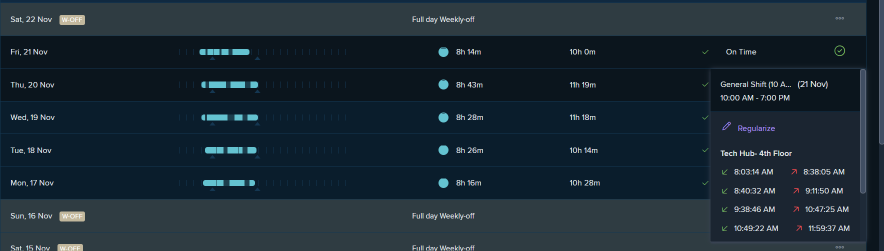
#> input picture python-desktop-app/example view.png, 1768 x 502 px (shown at 1/2 size)
$ python -i image_processor.py   (imports and definitions only)
#> lines starting #> are read from the running program, lines starting #| are printed output that depends on the picture
"""
Image Preprocessing for OCR
CLAHE, denoising, sharpening for better text extraction.

Three modes:
  - preprocess_image(): Full pipeline for scanned documents (CLAHE, denoise, sharpen)
  - preprocess_screenshot(): Engine-aware lightweight pipeline for screen captures
  - resize_if_needed(): Simple downscale guard
"""
import cv2
import numpy as np
from PIL import Image
import logging

logger = logging.getLogger(__name__)

SCREENSHOT_MAX_DIMENSION = 1920


# [70 lines left out: function preprocess_screenshot, not called in this run]


def preprocess_image(img_input, target_dpi=300):
    """
    Full preprocessing for scanned documents / photos.

    Steps: grayscale → CLAHE → denoise → sharpen → optional upscale.
    NOT recommended for screen captures — use preprocess_screenshot() instead.

    Args:
        img_input: PIL Image or numpy array
        target_dpi (int): Target DPI for upscaling

    Returns:
        numpy array: Preprocessed image
    """
#> called with target_dpi = 300
    try:
        if isinstance(img_input, Image.Image):
            img = np.array(img_input)
        else:
            img = img_input.copy()

        if len(img.shape) == 3:
            gray = cv2.cvtColor(img, cv2.COLOR_RGB2GRAY)
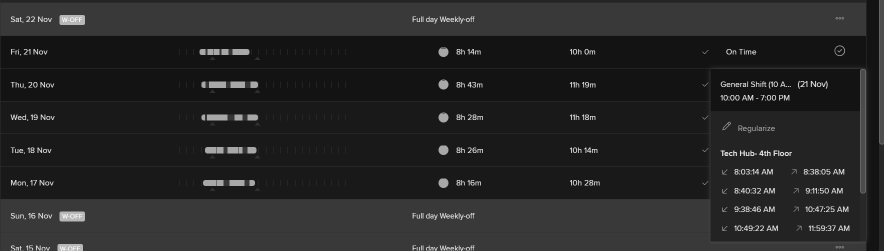
#> gray: shape (502, 1768) (shown at 1/2 size); min 19, max 255, mean 38.7
        else:
            gray = img

        clahe = cv2.createCLAHE(clipLimit=2.0, tileGridSize=(8, 8))
        enhanced = clahe.apply(gray)

        denoised = cv2.fastNlMeansDenoising(enhanced, None, h=10)

        kernel = np.array([[-1, -1, -1],
                          [-1,  9, -1],
                          [-1, -1, -1]])
        sharpened = cv2.filter2D(denoised, -1, kernel)

        min_dimension = 1000
        height, width = sharpened.shape
#> height = 502; width = 1768
        if min(height, width) < min_dimension:
            scale = min_dimension / min(height, width)
#> scale = 1.99
            new_width = int(width * scale)
#> new_width = 3521
            new_height = int(height * scale)
#> new_height = 1000
            sharpened = cv2.resize(sharpened, (new_width, new_height),
                                 interpolation=cv2.INTER_CUBIC)
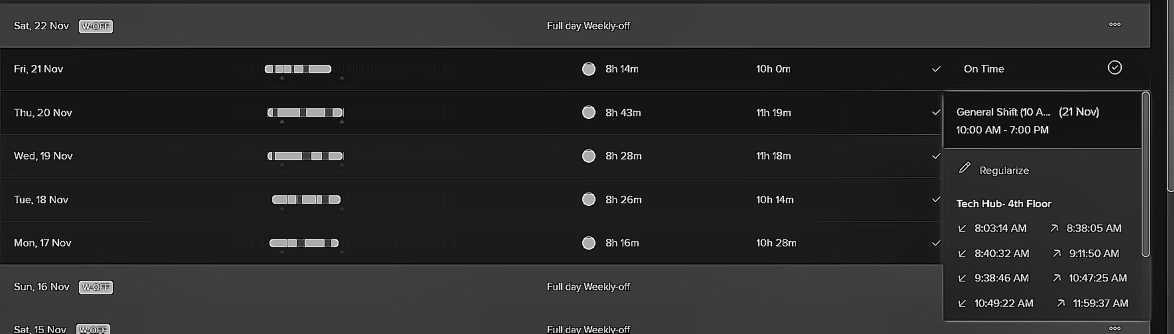
#> sharpened: shape (1000, 3521) (shown at 1/3 size); min 0, max 255, mean 42
            logger.info(f"Upscaled image from {width}x{height} to {new_width}x{new_height}")

        return sharpened

    except Exception as e:
        logger.error(f"Image preprocessing failed: {e}")
        if isinstance(img_input, Image.Image):
            return cv2.cvtColor(np.array(img_input), cv2.COLOR_RGB2GRAY)
        return img_input


# [29 lines left out: function resize_if_needed, not called in this run]

>>> import cv2
>>> picture = cv2.cvtColor(cv2.imread('../example view.png'), cv2.COLOR_BGR2RGB)
>>> result = preprocess_image(picture)
